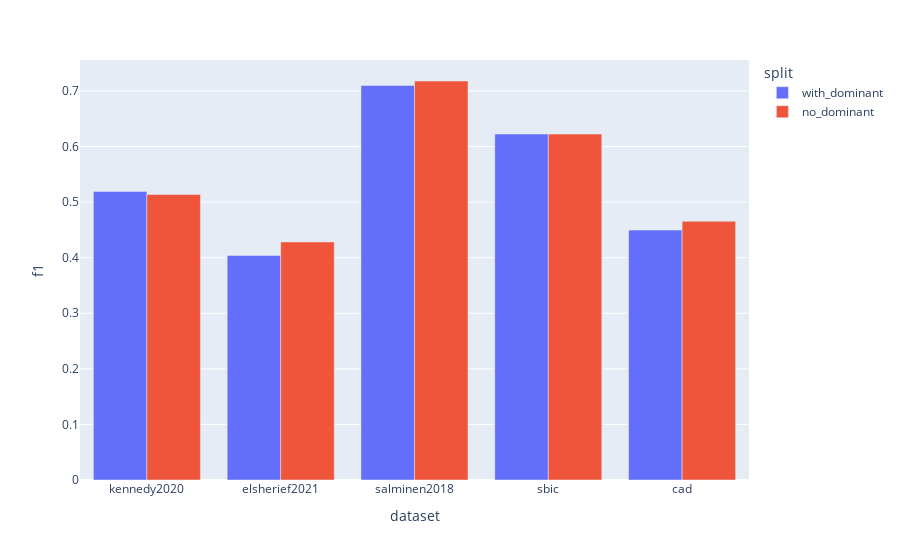

Source (notebook cell):
### Markdown cell above
# Visualize scores

### Code cell
import plotly.express as px

f1s = pd.DataFrame(f1_scores['hegsplits']).replace('with_special', 'with_dominant').replace('no_special', 'no_dominant')
f1s

px.bar(f1s, x='dataset', y='f1', color='split', barmode='group')

### Figure 1 — Plotly figure (JSON) as saved in the notebook; plotly's stock layout.template omitted (floating-point values rounded to 4 significant figures)
{"data": [{"alignmentgroup": "True", "hovertemplate": "split=with_dominant<br>dataset=%{x}<br>f1=%{y}<extra></extra>", "legendgroup": "with_dominant", "marker": {"color": "#636efa", "pattern": {"shape": ""}}, "name": "with_dominant", "offsetgroup": "with_dominant", "orientation": "v", "showlegend": true, "textposition": "auto", "type": "bar", "x": ["kennedy2020", "elsherief2021", "salminen2018", "sbic", "cad"], "xaxis": "x", "y": [0.5189, 0.404, 0.7098, 0.6224, 0.4496], "yaxis": "y"}, {"alignmentgroup": "True", "hovertemplate": "split=no_dominant<br>dataset=%{x}<br>f1=%{y}<extra></extra>", "legendgroup": "no_dominant", "marker": {"color": "#EF553B", "pattern": {"shape": ""}}, "name": "no_dominant", "offsetgroup": "no_dominant", "orientation": "v", "showlegend": true, "textposition": "auto", "type": "bar", "x": ["kennedy2020", "elsherief2021", "salminen2018", "sbic", "cad"], "xaxis": "x", "y": [0.5136, 0.4283, 0.7179, 0.6223, 0.4655], "yaxis": "y"}], "layout": {"autosize": true, "barmode": "group", "legend": {"title": {"text": "split"}, "tracegroupgap": 0}, "margin": {"t": 60}, "xaxis": {"anchor": "y", "autorange": true, "domain": [0, 1], "range": [-0.5, 4.5], "title": {"text": "dataset"}, "type": "category"}, "yaxis": {"anchor": "x", "autorange": true, "domain": [0, 1], "range": [0, 0.7556], "title": {"text": "f1"}, "type": "linear"}}}
